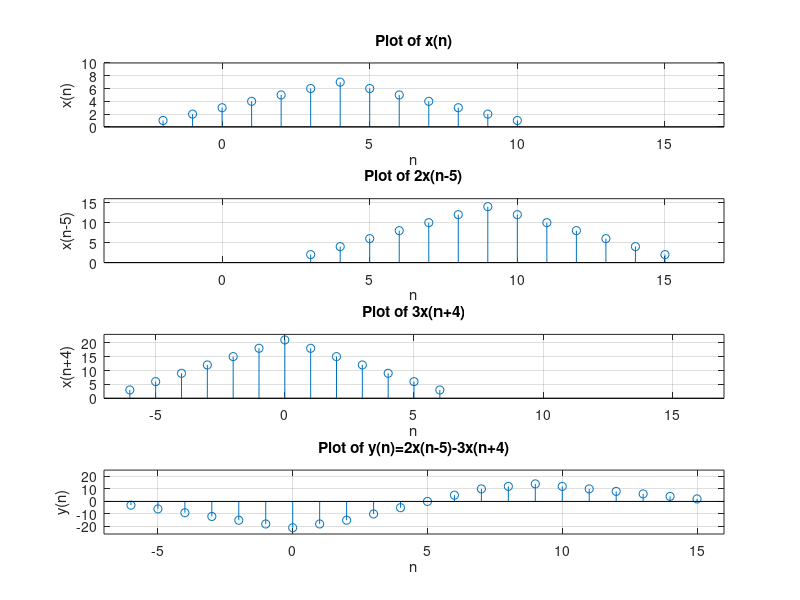

The MATLAB source for this figure:
clc;
clear all;
close all;
% Input
x = [1 2 3 4 5 6 7 6 5 4 3 2 1];
n = -2:10;
% Subplot 1: Plot of x(n)
subplot(4,1,1);
stem(n, x);
title('Plot of x(n)');
xlabel('n');
ylabel('x(n)');
axis([-4,17,0,10]);
grid on;
% First shifting of x(n)
n1 = n+5;% x(n-5)
% Subplot 2: Plot of 2x(n-5)
subplot(4,1,2);
x1=2*x;
stem(n1, x1);
title('Plot of 2x(n-5)');
xlabel('n');
ylabel('x(n-5)');
axis([-4,17,0,16]);
grid on;
% Second shifting of x(n)
n2 = n-4; %x(n-(-4))
% Subplot 3: Plot of 3x(n+4)
subplot(4,1,3);x2=3*x;
stem(n2, x2);
title('Plot of 3x(n+4)');
xlabel('n');
ylabel('x(n+4)');
axis([-7,17,0,23]);
grid on;
% Compute y(n) using the given formula
m = min(min(n1), min(n2)): max(max(n1), max(n2));
y1 = zeros(1, length(m));
temp = 1;
for i = 1:length(m)
    if(m(i) < min(n1) || m(i) > max(n1))
        y1(i) = 0;
    else
        y1(i) = x(temp);
        temp = temp+1;
    end
end
y2 = zeros(1, length(m));
temp = 1;
for i = 1:length(m)
    if(m(i) < min(n2) || m(i) > max(n2))
        y2(i) = 0;
    else
        y2(i) = x(temp);
        temp = temp+1;
    end
end
y = 2.*y1 - 3.*y2;
% Subplot 4: Plot of y(n)
subplot(4,1,4);
stem(m, y);
title('Plot of y(n)=2x(n-5)-3x(n+4)');
xlabel('n');ylabel('y(n)');
axis([-7,16,-26,25]);
grid on;